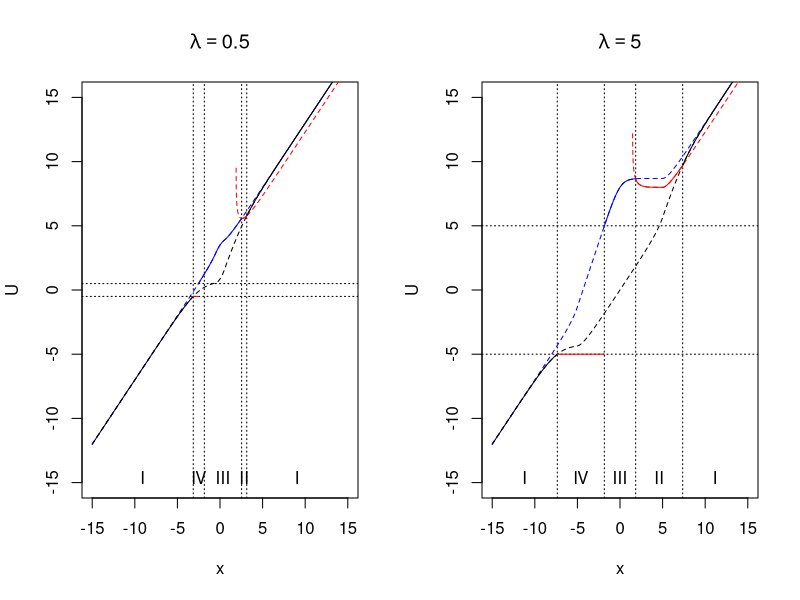
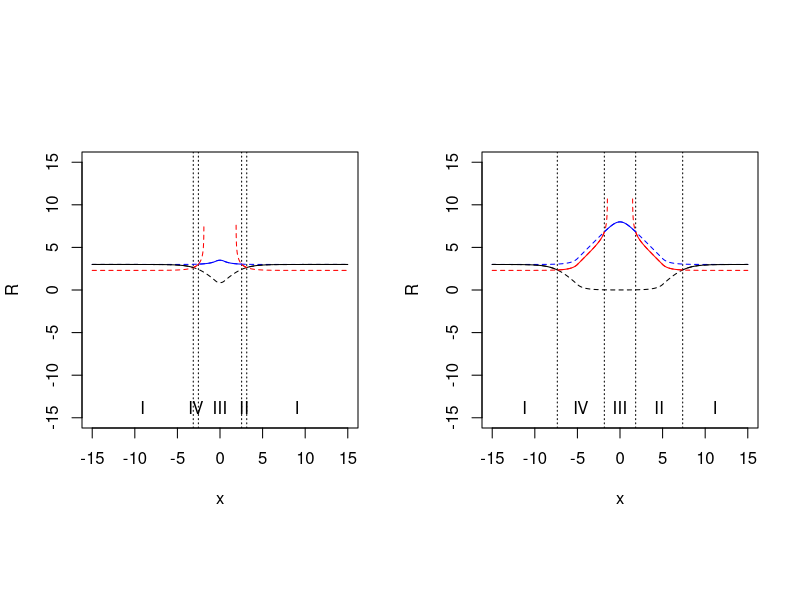

Generate these figures, in order, with R:
#--------------------------------------------------------------------------------------------------------------------#
# On frequentist coverage of Bayesian credible sets for estimation of the mean under constraints
# Duisters & Schmidt-Hieber
# Math Institute, Leiden University
# June 2019
#--------------------------------------------------------------------------------------------------------------------#
#--------------------------------------------------------------------------------------------------------------------#
# source functions
library(rmutil) #dlaplace

#--------------------------------------------------------------------------------------------------------------------#
# Plots
#--------------------------------------------------------------------------------------------------------------------#
# Fig 3: Visualize R functions
dist <- "Lap"

# localize g and G functions
if(dist=="Lap"){
  g <- function(x,theta0=0){dlaplace(x,m=theta0,s=1)}
  G <- function(x,theta0=0){plaplace(x,m=theta0,s=1)}  
  Ginv <- function(p){qlaplace(p)}
}
if(dist=="Normal"){
  g <- function(x,theta0=0){dnorm(x,theta0,1)}
  G <- function(x,theta0=0){pnorm(x,theta0,1)}
  Ginv <- function(p){qnorm(p)}  # make precise by always considering small p as opposed to large  
}
if(dist=="t3"){
  g <- function(x,theta0=0){dt(x,3)}
  G <- function(x,theta0=0){pt(x,3)}  
  Ginv <- function(p){qt(p,3)}
}
if(dist=="t5"){
  g <- function(x,theta0=0){dt(x,5)}
  G <- function(x,theta0=0){pt(x,5)}  
  Ginv <- function(p){qt(p,5)}
}
if(dist=="Cauchy"){
  g <- function(x,theta0=0){dcauchy(x,theta0,1)}
  G <- function(x,theta0=0){pcauchy(x,theta0,1)}  
  Ginv <- function(p){qcauchy(p)}
}

# R functions
R1f <- function(x,alpha,w,lambda){Ginv(pmax(0,pmin(1,1 - alpha/2 - (1-w)/(2*w)*alpha*g(x)-((1-alpha)/2)*(G(lambda-x)-G(-lambda-x)))))}
R2f <- function(x,alpha,w,lambda){Ginv(pmax(0,pmin(1,1 - alpha - (1-w)/w*alpha*g(x)+alpha*(G(lambda-x)-G(-lambda-x)) + G(-lambda-x))))}
R3f <- function(x,alpha,w,lambda){Ginv(pmax(0,pmin(1,1 - alpha/2 - (1-w)/(2*w)*alpha*g(x)+(alpha/2)*(G(lambda-x)-G(-lambda-x)))))}


alpha <- 0.05
lambdas <- c(0.5,5)
w <- 1
#w<-0.2


pdf("Figures/figR.pdf",width=9)

xgrid <- seq(-15,15,0.01)
ranges <- c(-15,15)

par(mfrow=c(1,length(lambdas)),pty="s")
for(lambda in lambdas){
  
  # get R
  R1 <- R1f(xgrid,alpha,w,lambda)
  R2 <- R2f(xgrid,alpha,w,lambda)
  R3 <- R3f(xgrid,alpha,w,lambda)
  
  plot(xgrid,xgrid,type="n",xlab="x",ylab="R",xlim=ranges,asp=1) #main=bquote(lambda==.(lambda))
  
  x1 <- xgrid[xgrid > lambda + R1]
  x2 <- xgrid[(xgrid > 0) & (-lambda + R3 < xgrid) & (xgrid <= lambda + R1)  ]
  x3 <- xgrid[abs(xgrid) <= -lambda + R3]
  x4 <- (-x2)
  x5 <- xgrid[-xgrid > lambda + R1]
  
  
  # exclude |x| <= t_alpha
  ta <-max(0,xgrid[((w/(1-w))*(G(xgrid - lambda) + G(-xgrid - lambda))/g(xgrid)) <= (alpha/(1-alpha))])
  #if(ta!=0){polygon(x=c(-ta,ta,ta,-ta,-ta),y=c(-100,-100,100,100,-100),col="grey")}
  
  if(ta==0){ # this is a manual trick, not exact
  abline(v=c(max(x5),max(x4),min(x2),min(x1)),lty=3)
  mtext(c("I","IV","III","II","I"),side=1,adj=0.5,line=-1.5,at=c((min(ranges)+max(x5))/2,(max(x5)+max(x4))/2,(max(x4)+min(x2))/2,(min(x2)+min(x1))/2,(min(x1)+max(ranges))/2))
  }else{
    abline(v=c(max(x5),-ta,ta,min(x1)),lty=3)  
    mtext(c("I","IV","-","II","I"),side=1,adj=0.5,line=-1.5,at=c((min(ranges)+max(x5))/2,(max(x5)-ta)/2,(-ta+ta)/2,(ta+min(x1))/2,(min(x1)+max(ranges))/2))
    mtext(c(expression(-t[alpha]),expression(t[alpha])),side=1,at=c(-ta,ta),line=1)
  }
  
  lines(xgrid,R1,lty=2)
  lines(xgrid,R2,col="red",lty=2)
  lines(xgrid,R2f(-xgrid,alpha,w,lambda),col="red",lty=2)
  lines(xgrid,R3,col="blue",lty=2)
  
  # Active x in regime
  lines(x1[abs(x1)>ta],R1f(x1[abs(x1)>ta],alpha,w,lambda),lty=1)
  lines(x2[abs(x2)>ta],R2f(x2[abs(x2)>ta],alpha,w,lambda),col="red",lty=1)
  lines(x3[abs(x3)>ta],R3f(x3[abs(x3)>ta],alpha,w,lambda),col="blue",lty=1)
  lines(x4[abs(x4)>ta],R2f(-x4[abs(x4)>ta],alpha,w,lambda),col="red",lty=1)
  lines(x5[abs(x5)>ta],R1f(x5[abs(x5)>ta],alpha,w,lambda),lty=1)
  
  #legend("topleft",c(expression(R[1](x)),expression(paste(R[2](-x),",",R[2](x))),expression(R[3](x))),lty=c(1,1,1),col=c(1,"red","blue"),bg="white",box.col="white",seg.len=2)
  
}

dev.off()

# check, should give the same as FigLU :
# will replace getU and figLU
# plot U
par(mfrow=c(1,length(lambdas)))
for(lambda in lambdas){
  plot(xgrid,xgrid,type="n",xlab="x",ylab="U",ylim=c(-15,15),main=bquote(lambda==.(lambda)))
  
  lines(xgrid,xgrid+R1f(xgrid,alpha,w,lambda),lty=2)
  lines(xgrid,xgrid+R2f(xgrid,alpha,w,lambda),col="red",lty=2)
  lines(xgrid,xgrid+R3f(xgrid,alpha,w,lambda),col="blue",lty=2)

  x1 <- x2 <- x3 <- x5 <-  numeric(0)
  x1 <- xgrid[xgrid > lambda + R1f(xgrid,alpha,w,lambda)]
  x5 <- xgrid[-xgrid > lambda + R1f(xgrid,alpha,w,lambda)]
  x2 <- xgrid[(xgrid > 0) & (-lambda + R3f(xgrid,alpha,w,lambda) < xgrid) & (xgrid <= lambda + R1f(xgrid,alpha,w,lambda))]
  x3 <- xgrid[abs(xgrid) <= -lambda + R3f(xgrid,alpha,w,lambda)]
  
  abline(h=c(-lambda,lambda),lty=3)
  #abline(v=c(max(x5),min(x3),max(x3),min(x1)),lty=3)
  #mtext(c("I","IV","III","II","I"),side=1,adj=0.5,line=-1.5,at=c((min(xgrid)+max(x5))/2,(max(x5)+min(x3))/2,(min(x3)+max(x3))/2,(max(x3)+min(x1))/2,(min(x1)+max(xgrid))/2))
  abline(v=c(max(x5),max(x4),min(x2),min(x1)),lty=3)
  mtext(c("I","IV","III","II","I"),side=1,adj=0.5,line=-1.5,at=c((min(xgrid)+max(x5))/2,(max(x5)+max(x4))/2,(max(x4)+min(x2))/2,(min(x2)+min(x1))/2,(min(x1)+max(xgrid))/2))
  
  
  if(length(x1)>0){lines(x1,x1+R1f(x1,alpha,w,lambda),lty=1)}
  if(length(x5)>0){lines(x5,x5+R1f(x5,alpha,w,lambda),lty=1)}
  if(length(x2)>0){lines(x2,x2+R2f(x2,alpha,w,lambda),col="red",lty=1)}
  if(length(x2)>0){lines(-x2,rep(-lambda,length(x2)),col="red",lty=1)}
  if(length(x3)>0){lines(x3,x3+R3f(x3,alpha,w,lambda),col="blue",lty=1)}
  
}



# ---------------------------------------------------------------------------------------- #
